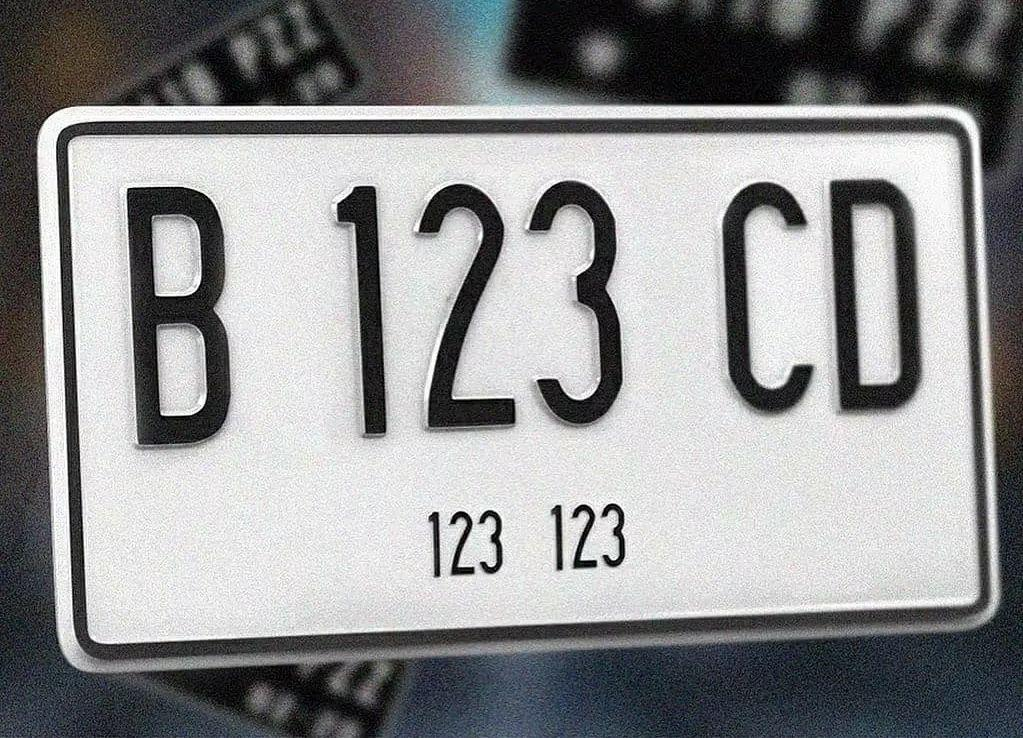
#> input picture folder-img/6.jpg, 1023 x 738 px
$ jupyter execute 13_IlhamYudantyo_UTS_task.ipynb
#> lines starting #> are read from the running program, lines starting #| are printed output that depends on the picture; after the words box and inside, x2 and y2 are one past the last pixel; in counts of white or black regions, pixels touching at a corner belong together
# UTS Machine Learning

[cell 1]
# import library
import cv2 as cv
import numpy as np
from sklearn.cluster import KMeans

### Try-1

[cell 2]
from sklearn.cluster import KMeans

image = cv.imread('folder-img/6.jpg')
#> image is the input picture: shape (738, 1023, 3); mean B, G, R 146.2, 145.1, 144.4
image = cv.cvtColor(image, cv.COLOR_BGR2RGB) # ubah ke format warna yang sesuai

# ubah gambar ke dalam larik piksel
pixels = image.reshape(-1, 3)

# menentukan jumlah cluster
cluster = 2

# inisiasi model KMeans clustering
model = KMeans(n_clusters=cluster)
model.fit(pixels)

# mendapatkan label kluster untuk setiap pixel
labels = model.labels_

# membentuk kembali gambar dengan label kluster
segmented_image = labels.reshape(image.shape[:2])
segmented_image = np.uint8(segmented_image)

[cell 3]
import cv2
import numpy as np

# Membaca gambar plat nomor
image = cv2.imread('folder-img/2.jpg')
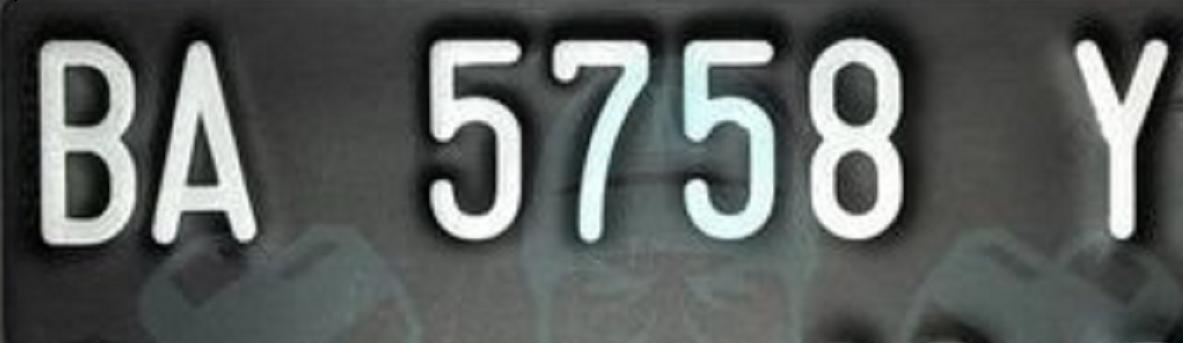
#> input picture folder-img/2.jpg, 1183 x 343 px
#> image is the input picture: shape (343, 1183, 3); mean B, G, R 93.2, 95, 91

# Konversi gambar ke skala abu-abu
gray_image = cv2.cvtColor(image, cv2.COLOR_BGR2GRAY)

# Penerapan thresholding (ubah 128 sesuai dengan nilai yang sesuai)
_, binary_image = cv2.threshold(gray_image, 128, 255, cv2.THRESH_BINARY)
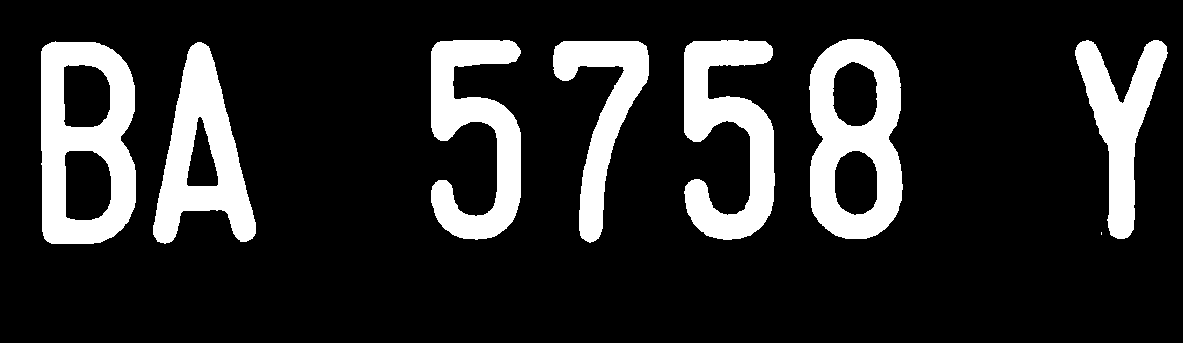
#> binary_image: shape (343, 1183); 16.7% white; 8 white regions (1 under 20 px), largest, box (x1, y1, x2, y2) and area: (41, 41, 136, 244) 12124, (809, 39, 903, 239) 11459, (684, 40, 775, 240) 9995

# Penghilangan noise menggunakan median blur
denoised_image = cv2.medianBlur(binary_image, 5)  # Ubah kernel size sesuai kebutuhan
#> denoised_image: shape (343, 1183); 16.6% white; 7 white regions, largest, box (x1, y1, x2, y2) and area: (41, 42, 136, 244) 12137, (809, 39, 903, 239) 11470, (684, 40, 775, 240) 9988

# Tampilkan gambar yang telah diproses
cv2.imshow('Original Image', image)
cv2.imshow('Gray Image', gray_image)
cv2.imshow('Binary Image', binary_image)
cv2.imshow('Denoised Image', denoised_image)

# Tunggu hingga pengguna menekan tombol keyboard dan keluar
cv2.waitKey(0)
cv2.destroyAllWindows()

[cell 4]
cv.imshow('Segmented Image', segmented_image)
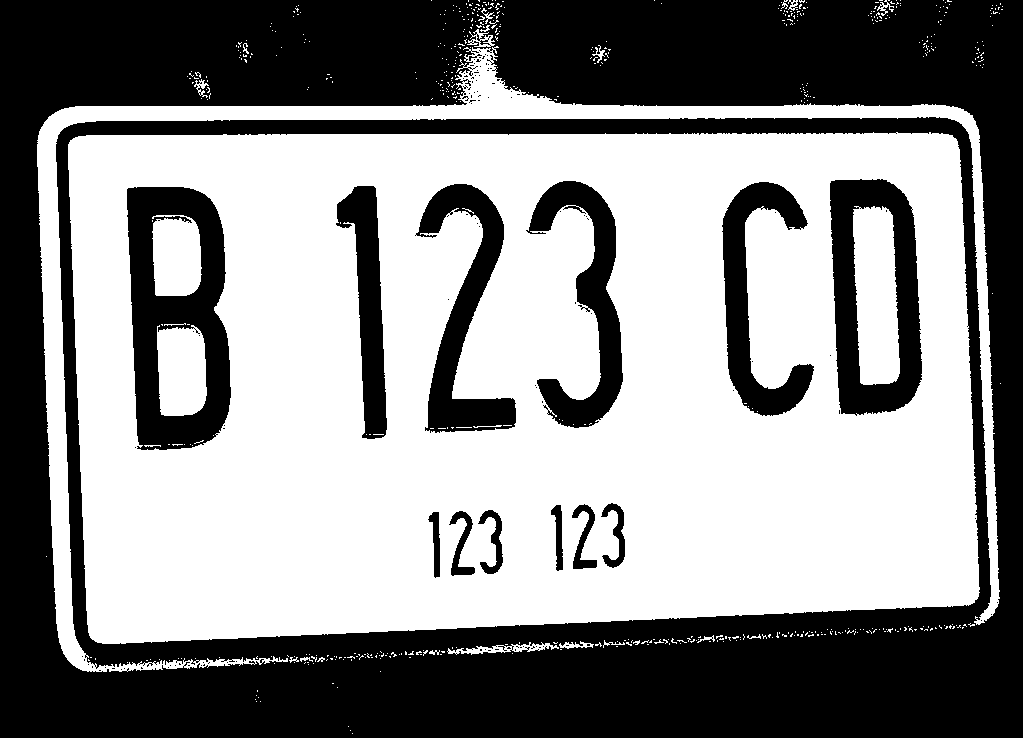
#> window 'Segmented Image': shape (738, 1023); values 0 (black) and 1 (white), 54.3% white; 129 black regions (115 under 20 px), largest, box (x1, y1, x2, y2) and area: (0, 0, 1023, 738) 282028, (127, 187, 231, 450) 15949, (830, 179, 922, 416) 11764
cv.waitKey(0)
cv.destroyAllWindows()

### Try-2

[cell 5]
# 1. Memuat Gambar dan Prapemrosesan Awal
image = cv.imread('folder-img/1.jpg')
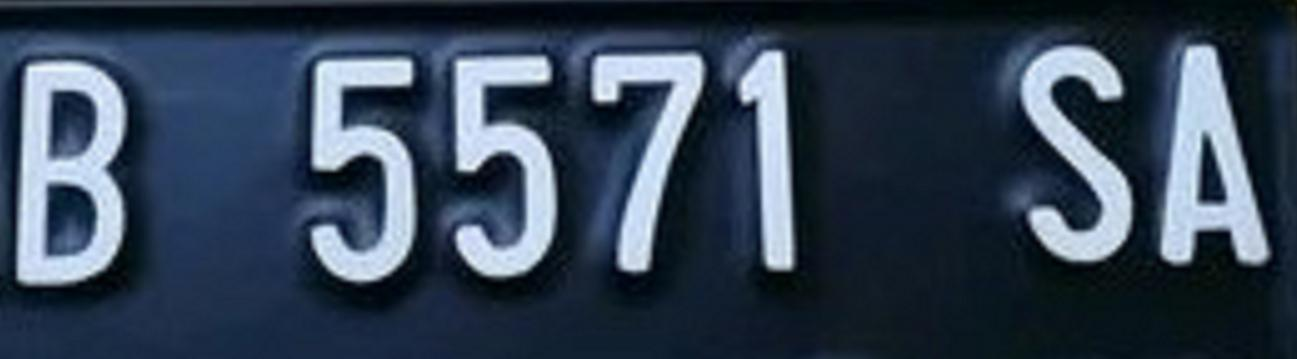
#> input picture folder-img/1.jpg, 1297 x 359 px
#> image is the input picture: shape (359, 1297, 3); mean B, G, R 83.8, 66.3, 51.8
gray = cv.cvtColor(image, cv.COLOR_BGR2GRAY)
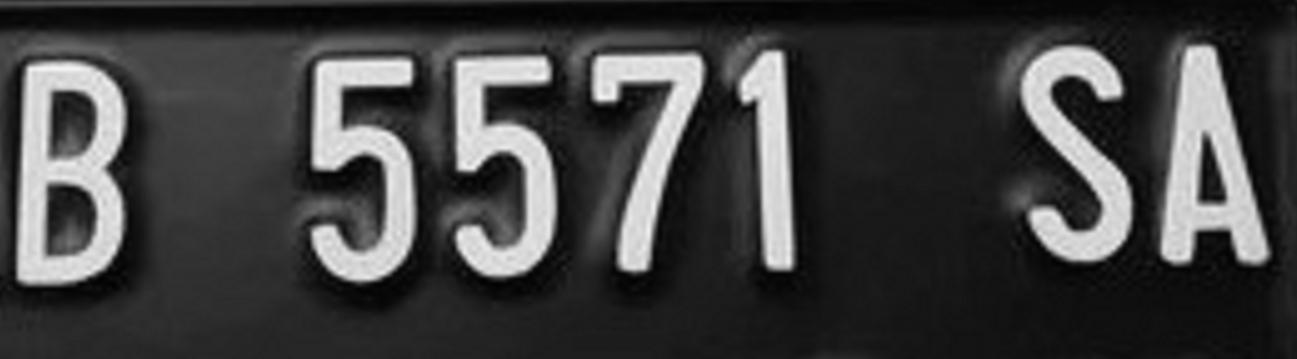
#> gray: shape (359, 1297); min 0, max 246, mean 64
blurred = cv.GaussianBlur(gray, (5, 5), 0)
_, thresh = cv.threshold(blurred, 0, 255, cv.THRESH_BINARY + cv.THRESH_OTSU)
#> thresh: shape (359, 1297); 17.2% white; 7 white regions, largest, box (x1, y1, x2, y2) and area: (17, 61, 126, 284) 15226, (1161, 45, 1269, 264) 12657, (312, 58, 415, 282) 12459

[cell 6]
# 2. Ekstraksi ciri (deteksi tepi)
edges = cv.Canny(thresh, 100, 200)
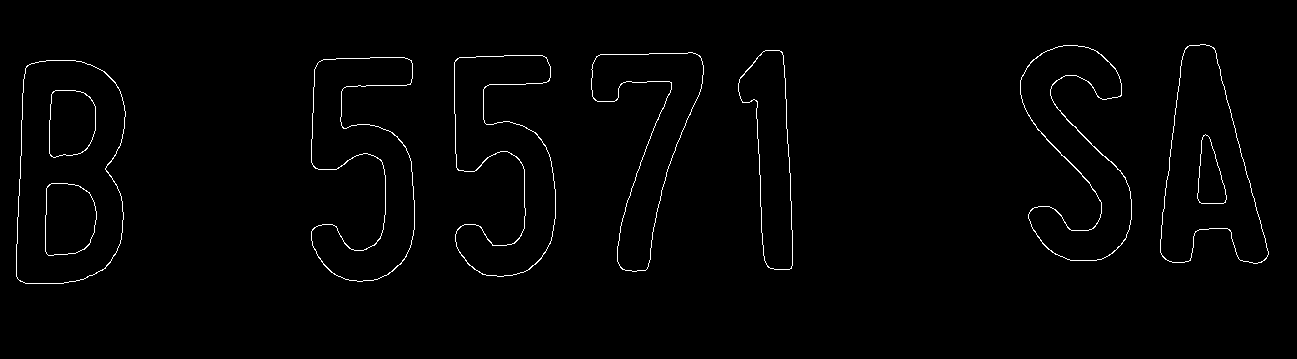
#> edges: shape (359, 1297); 1.2% white in thin lines or dots, all inside (x1, y1, x2, y2) = (16, 44, 1269, 284)

[cell 7]
# 3. Pemrosesan dengan K-Means clustering
pixel_values = image.reshape((-1, 3))
pixel_values = np.float32(pixel_values)

[cell 8]
# 4. Menentukan jumlah cluster (dalam kasus ini saya mencoba mengambil 2 kluster)
k = 2
criteria  = (cv.TERM_CRITERIA_EPS + cv.TERM_CRITERIA_MAX_ITER, 100, 0.2)
_, labels, (centers) = cv.kmeans(pixel_values, k, None, criteria, 10, cv.KMEANS_RANDOM_CENTERS)
#> centers = [[54.23, 37.16, 23.18], [226.6, 207.1, 190.2]]

[cell 9]
# Konversi label ke bentuk gambar
label = labels.flatten()
segmented_image = centers[labels]

[cell 10]
# Mengambalikan gambar ke bentuk awal
segmented_image = segmented_image.reshape(image.shape)
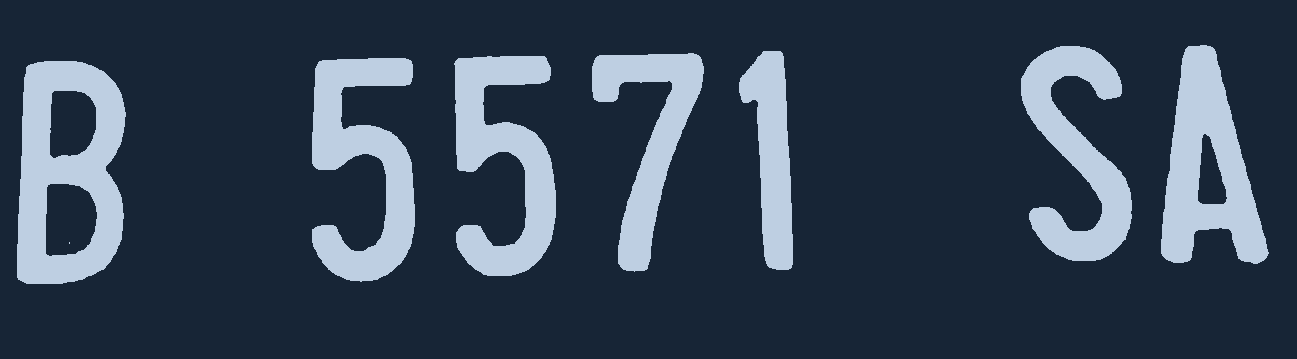
#> segmented_image: shape (359, 1297, 3) float32; mean B, G, R 84, 66.7, 52

[cell 11]
# 4. Tampilkan Hasil Segmentasi
cv.imshow('Segmented Image', segmented_image)
cv.waitKey(0)
cv.destroyAllWindows()

### Try-3

[cell 12]
# 1. Prapemrosesan Gambar
image = cv.imread('folder-img/5.jpg')
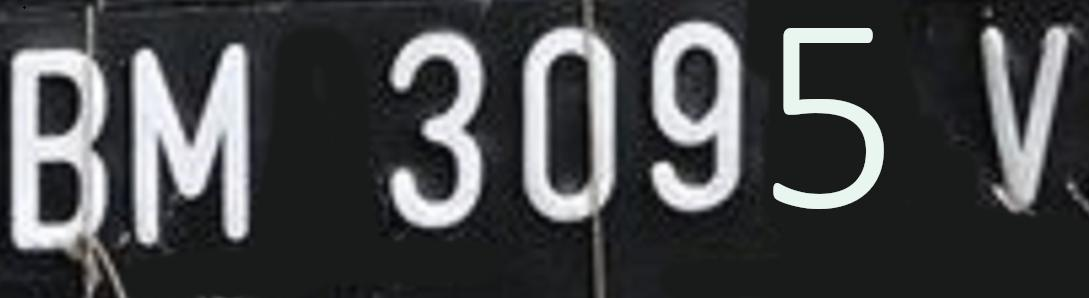
#> input picture folder-img/5.jpg, 1089 x 298 px
#> image is the input picture: shape (298, 1089, 3); mean B, G, R 74.2, 72.7, 71.2
gray_image = cv.cvtColor(image, cv.COLOR_BGR2GRAY)
#> gray_image: shape (298, 1089)
blurred_image = cv.GaussianBlur(gray_image, (5, 5), 0)

# 2. Ekstraksi Fitur (Contoh: Peningkatan Kontras)
_, enhanced_image = cv.threshold(blurred_image, 128, 255, cv.THRESH_BINARY + cv.THRESH_OTSU)
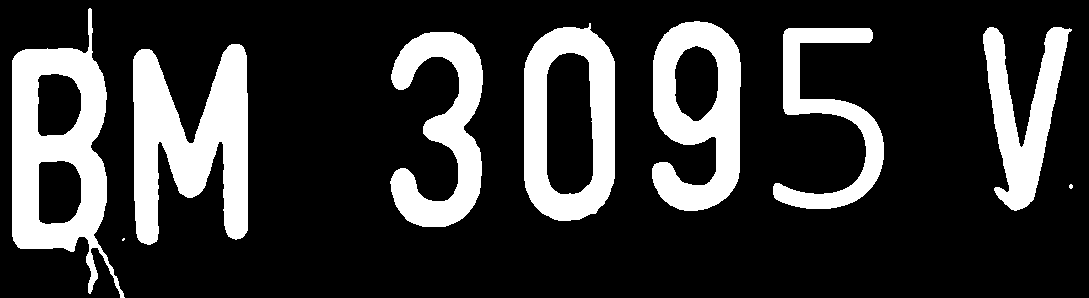
#> enhanced_image: shape (298, 1089); 21.6% white; 9 white regions (2 under 20 px), largest, box (x1, y1, x2, y2) and area: (133, 44, 248, 245) 13930, (12, 8, 125, 298) 13641, (652, 21, 741, 211) 10120

# 3. Konversi Gambar ke Array Piksel
pixel_data = np.array(enhanced_image)

# 4. Penentuan Jumlah Kluster
num_clusters = 2  # Dalam contoh ini, 2 kluster: plat nomor dan latar belakang

# 5. Penerapan K-Means
pixel_data = pixel_data.reshape((-1, 1))  # Ubah bentuk data menjadi 2D
kmeans = KMeans(n_clusters=num_clusters, random_state=0).fit(pixel_data)
labels = kmeans.labels_

# 6. Segmentasi Gambar
segmented_image = np.zeros_like(enhanced_image)
for i in range(num_clusters):
    # Ubah bentuk data kembali ke ukuran asli gambar
    label_mask = labels == i
    label_mask = label_mask.reshape(enhanced_image.shape)
    segmented_image[label_mask] = 255 * (i + 1)  # Memberi warna berbeda untuk setiap kluster

# 7. Tampilkan Hasil
cv.imshow('Original Image', image)
cv.imshow('Enhanced Image', enhanced_image)
cv.imshow('Segmented Image', segmented_image)

# Tunggu hingga pengguna menekan tombol keyboard dan keluar
cv.waitKey(0)
cv.destroyAllWindows()
